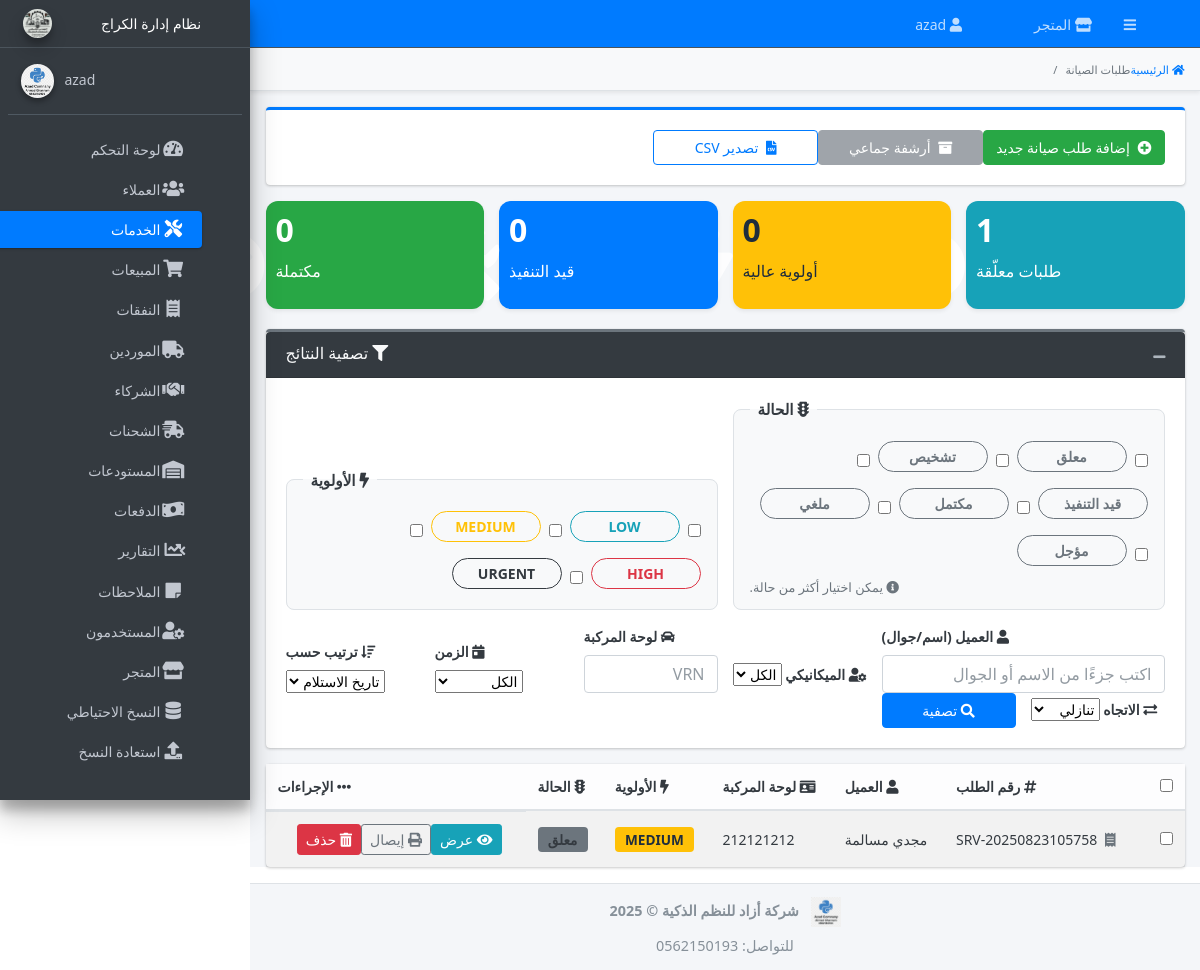
Page /service/ (signed in) on the earlier database version.
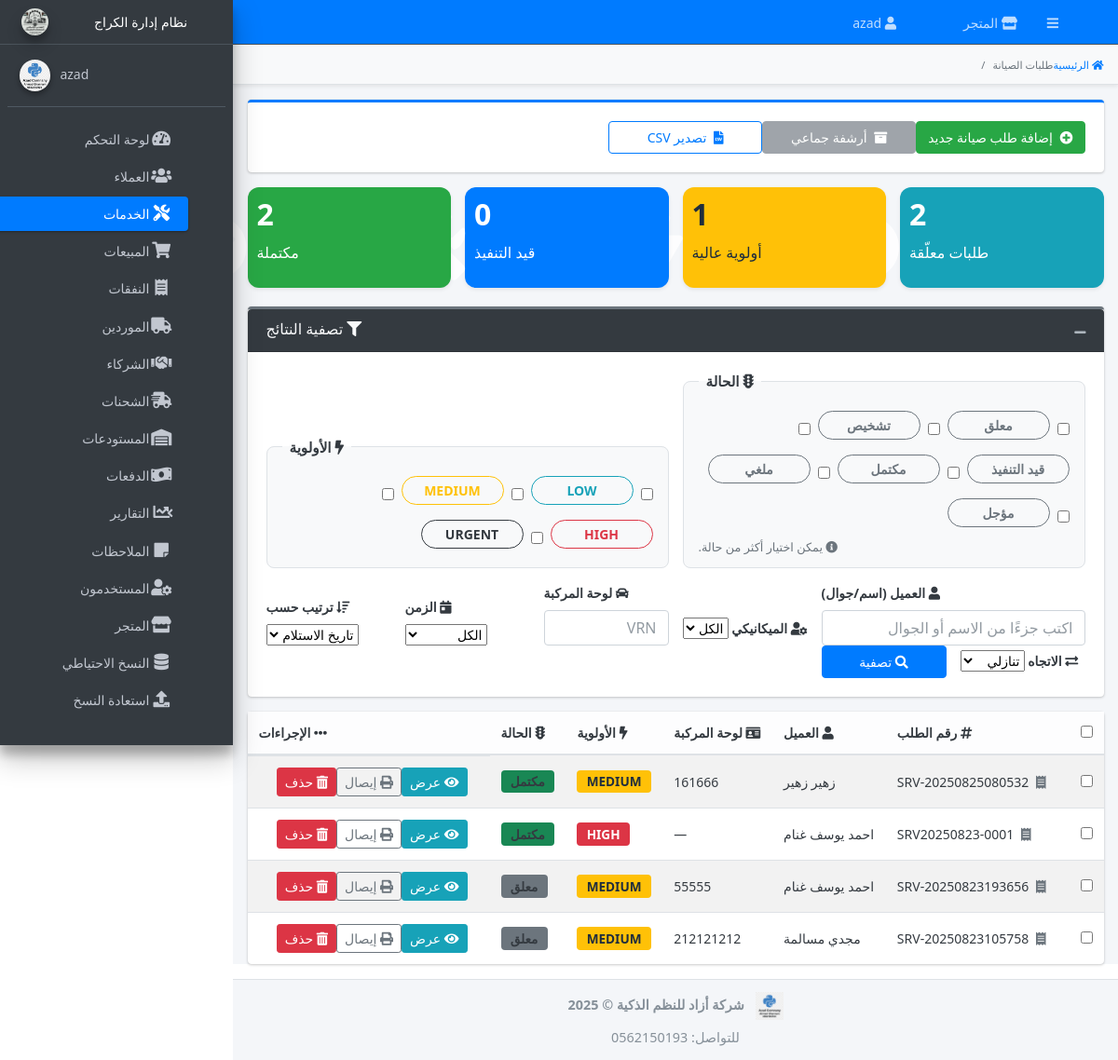
Same page on the later database version.
### models.py (models this page shows, shortened)
class TimestampMixin:
    created_at = db.Column(db.DateTime, default=datetime.utcnow, nullable=False, index=True)
    updated_at = db.Column(db.DateTime, default=datetime.utcnow, onupdate=datetime.utcnow, nullable=False, index=True)

class AuditMixin:
    @classmethod
    def __declare_last__(cls):
        from sqlalchemy import inspect, event as _evt
        @_evt.listens_for(cls, "before_update", propagate=True)
        def _capture_prev_state(mapper, connection, target):
            try:
                insp = inspect(target)
                prev = {}
                for attr in mapper.column_attrs:
                    hist = insp.attrs[attr.key].history
                    if hist.has_changes() and hist.deleted:
                        prev[attr.key] = hist.deleted[0]
                setattr(target, "_previous_state", prev)
            except Exception:
                setattr(target, "_previous_state", {})

class ServiceRequest(db.Model, TimestampMixin, AuditMixin):
    __tablename__ = "service_requests"
    id = db.Column(db.Integer, primary_key=True)
    service_number = db.Column(db.String(50), unique=True, index=True, nullable=True)
    customer_id     = db.Column(db.Integer, db.ForeignKey("customers.id"), index=True, nullable=False)
    mechanic_id     = db.Column(db.Integer, db.ForeignKey("users.id"), index=True)
    vehicle_type_id = db.Column(db.Integer, db.ForeignKey("equipment_types.id"), index=True)
    status = db.Column(
        sa_str_enum(ServiceStatus, name='service_status'),
        default=ServiceStatus.PENDING.value,
        nullable=False,
        index=True,
    )
    priority = db.Column(
        sa_str_enum(ServicePriority, name='service_priority'),
        default=ServicePriority.MEDIUM.value,
        nullable=False,
        index=True,
    )
    vehicle_vrn        = db.Column(db.String(50))
    vehicle_model      = db.Column(db.String(100))
    chassis_number     = db.Column(db.String(100))
    engineer_notes     = db.Column(db.Text)
    description        = db.Column(db.Text)
    estimated_duration = db.Column(db.Integer)
    actual_duration    = db.Column(db.Integer)
    estimated_cost     = db.Column(db.Numeric(12, 2))
    total_cost         = db.Column(db.Numeric(12, 2))
    start_time         = db.Column(db.Date)
    end_time           = db.Column(db.Date)
    problem_description = db.Column(db.Text)
    diagnosis           = db.Column(db.Text)
    resolution          = db.Column(db.Text)
    notes               = db.Column(db.Text)
    received_at       = db.Column(db.DateTime, default=datetime.utcnow, index=True)
    started_at        = db.Column(db.DateTime)
    expected_delivery = db.Column(db.DateTime)
    completed_at      = db.Column(db.DateTime)
    currency        = db.Column(db.String(10), nullable=False, default="ILS")
    tax_rate        = db.Column(db.Numeric(5, 2), default=0)
    discount_total  = db.Column(db.Numeric(12, 2), default=0)
    parts_total     = db.Column(db.Numeric(12, 2), default=0)
    labor_total     = db.Column(db.Numeric(12, 2), default=0)
    total_amount    = db.Column(db.Numeric(12, 2), default=0)
    warranty_days = db.Column(db.Integer, default=0)
    customer     = db.relationship("Customer", back_populates="service_requests")
    mechanic     = db.relationship("User", back_populates="service_requests")
    vehicle_type = db.relationship("EquipmentType", back_populates="service_requests")
    invoice      = db.relationship("Invoice", back_populates="service", uselist=False)
    payments     = db.relationship("Payment", back_populates="service", cascade="all, delete-orphan")
    parts        = db.relationship("ServicePart", back_populates="request", cascade="all, delete-orphan")
    tasks        = db.relationship("ServiceTask", back_populates="request", cascade="all, delete-orphan")
    __table_args__ = (
        db.Index("ix_service_customer_status", "customer_id", "status"),
        db.Index("ix_service_mechanic_status", "mechanic_id", "status"),
    )

class Customer(db.Model, UserMixin, TimestampMixin, AuditMixin):
    __tablename__ = "customers"
    id            = Column(Integer, primary_key=True)
    name          = Column(String(100), nullable=False)
    phone         = Column(String(20), unique=True, nullable=False)
    whatsapp      = Column(String(20), nullable=False)
    email         = Column(String(120), unique=True, nullable=False)
    address       = Column(String(200))
    password_hash = Column(String(128))
    category      = Column(String(20), default="عادي")
    notes         = Column(Text)
    is_active     = Column(Boolean, default=True)
    is_online     = Column(Boolean, default=False)
    credit_limit  = Column(Numeric(12, 2), default=0)
    discount_rate = Column(Numeric(5, 2), default=0)
    currency      = Column(String(10), default="ILS", nullable=False)
    sales            = relationship("Sale", back_populates="customer")
    preorders        = relationship("PreOrder", back_populates="customer")
    invoices         = relationship("Invoice", back_populates="customer")
    payments         = relationship("Payment", back_populates="customer")
    service_requests = relationship("ServiceRequest", back_populates="customer")
    online_carts     = relationship("OnlineCart", back_populates="customer")
    online_preorders = relationship("OnlinePreOrder", back_populates="customer")
    __table_args__ = (
        db.Index("ix_customers_active_online", "is_active", "is_online"),
        db.Index("ix_customers_name", "name"),
    )
    @property
    def password(self):
        raise AttributeError("Password access not allowed")
    @hybrid_property
    def total_invoiced(self):
        return float(
            db.session.query(func.coalesce(func.sum(Invoice.total_amount), 0))
            .filter(Invoice.customer_id == self.id)
            .scalar()
        )
    @hybrid_property
    def total_paid(self):
        return float(
            db.session.query(func.coalesce(func.sum(Payment.total_amount), 0))
            .filter(
                Payment.customer_id == self.id,
                Payment.direction == PaymentDirection.INCOMING.value,
                Payment.status == PaymentStatus.COMPLETED.value,
            )
            .scalar()
        )

### routes/service.py (the view, shortened to what this page needs)
@service_bp.route('/', methods=['GET'])
@login_required
@permission_required('manage_service')
def list_requests():
    status_filter   = request.args.getlist('status')
    priority_filter = request.args.getlist('priority')
    customer_filter = request.args.get('customer', '')
    mechanic_filter = request.args.get('mechanic', '')
    vrn_filter      = request.args.get('vrn', '')
    date_filter     = request.args.get('date', '')
    query = ServiceRequest.query.options(joinedload(ServiceRequest.customer))
    sts = _status_list(status_filter)
    if sts:
        query = query.filter(ServiceRequest.status.in_(sts))
    pris = _priority_list(priority_filter)
    if pris:
        query = query.filter(ServiceRequest.priority.in_(pris))
    if customer_filter:
        query = query.join(Customer).filter(or_(
            Customer.name.ilike(f'%{customer_filter}%'),
            Customer.phone.ilike(f'%{customer_filter}%')
        ))
    if mechanic_filter:
        query = query.join(User, ServiceRequest.mechanic_id == User.id).filter(
            User.username.ilike(f'%{mechanic_filter}%')
        )
    if vrn_filter:
        query = query.filter(ServiceRequest.vehicle_vrn.ilike(f'%{vrn_filter}%'))
    sort_by    = request.args.get('sort', 'request_date')
    sort_order = request.args.get('order', 'desc')
    field      = _col(sort_by)
    query = query.order_by(field.asc() if sort_order == 'asc' else field.desc())
    requests = query.all()
    stats = {
        'pending':      ServiceRequest.query.filter_by(status=ServiceStatus.PENDING).count(),
        'in_progress':  ServiceRequest.query.filter_by(status=ServiceStatus.IN_PROGRESS).count(),
        'completed':    ServiceRequest.query.filter_by(status=ServiceStatus.COMPLETED).count(),
        'high_priority': ServiceRequest.query.filter_by(priority=ServicePriority.HIGH).count(),
    }
    mechanics = User.query.filter_by(is_active=True).all()
    filter_values = {
        'status':   status_filter,
        'priority': priority_filter,
        'customer': customer_filter,
        'mechanic': mechanic_filter,
        'vrn':      vrn_filter,
        'date':     date_filter,
        'sort':     sort_by,
        'order':    sort_order
    }
    return render_template(
        'service/list.html',
        requests=requests,
        status_labels=STATUS_LABELS,
        priority_colors=PRIORITY_COLORS,
        stats=stats,
        mechanics=mechanics,
        filter_values=filter_values
    )

### app.py (called while the page is built, shortened)
@login_manager.user_loader
def load_user(user_id):
    from sqlalchemy.orm import joinedload, lazyload
    from sqlalchemy import select
    uid_str = str(user_id or "").strip()
    try:
        ident = int(uid_str)
    except Exception:
        return None
    stmt_user = (
        select(User)
        .options(joinedload(User.role).joinedload(Role.permissions))
        .where(User.id == ident)
    )
    user = db.session.execute(stmt_user).unique().scalar_one_or_none()
    if user:
        return user
    stmt_cust = select(Customer).options(lazyload("*")).where(Customer.id == ident)
    return db.session.execute(stmt_cust).scalar_one_or_none()

### models.py (called while the page is built, shortened)
    @property
    def is_active(self):
        return bool(self._is_active)

    @property
    def role_name_l(self) -> str:
        return (getattr(self.role, "name", "") or "").strip().lower()

    @property
    def is_super_role(self) -> bool:
        return self.role_name_l in {"developer", "owner", "super_admin"}

    def has_permission(self, name: str) -> bool:
        target = (name or "").strip().lower()
        if not target:
            return False
        if self.is_super_role:
            return True

### templates/service/list.html (shortened to what the changed rows need)
{% extends "base.html" %}
{% block head_extra %}
  <link rel="stylesheet" href="{{ url_for('static', filename='css/service.css') }}">
{% endblock %}
{% block content %}
<div class="content">
  {% if stats %}
  <div class="row">
    <div class="col-sm-6 col-md-3">
      <div class="small-box bg-info">
        <div class="inner">
          <h3>{{ stats.pending }}</h3>
          <p>طلبات معلّقة</p>
        </div>
      </div>
    </div>
    <div class="col-sm-6 col-md-3">
      <div class="small-box bg-warning">
        <div class="inner">
          <h3>{{ stats.high_priority }}</h3>
          <p>أولوية عالية</p>
        </div>
      </div>
    </div>
    <div class="col-sm-6 col-md-3">
      <div class="small-box bg-primary">
        <div class="inner">
          <h3>{{ stats.in_progress }}</h3>
          <p>قيد التنفيذ</p>
        </div>
      </div>
    </div>
    <div class="col-sm-6 col-md-3">
      <div class="small-box bg-success">
        <div class="inner">
          <h3>{{ stats.completed }}</h3>
          <p>مكتملة</p>
        </div>
      </div>
    </div>
  </div>
  {% endif %}
  <div class="card card-outline card-secondary mb-3">
    <div class="card-body">
      <form class="row g-3 align-items-end" method="get" action="{{ url_for('service.list_requests') }}">
        <div class="col-12 col-xl-6">
          <fieldset class="chip-fieldset">
            {% set selected_status = filter_values.status or [] %}
            {% set status_opts = ['PENDING','DIAGNOSIS','IN_PROGRESS','COMPLETED','CANCELLED','ON_HOLD'] %}
            <div class="chip-group">
              {% for st in status_opts %}
                <input class="btn-check" type="checkbox" name="status" id="st_{{st}}" value="{{st}}" {% if st in selected_status %}checked{% endif %}>
                <label class="btn btn-sm btn-outline-secondary {% if st in selected_status %}active{% endif %}" for="st_{{st}}">
                  {{ status_labels.get(st, st) }}
                </label>
              {% endfor %}
            </div>
          </fieldset>
        </div>
        <div class="col-12 col-xl-6">
          <fieldset class="chip-fieldset">
            {% set selected_pri = filter_values.priority or [] %}
            {% set pri_opts = ['LOW','MEDIUM','HIGH','URGENT'] %}
            {% set pri_color = {'LOW':'info','MEDIUM':'warning','HIGH':'danger','URGENT':'dark'} %}
            <div class="chip-group">
              {% for pr in pri_opts %}
                <input class="btn-check" type="checkbox" name="priority" id="pr_{{pr}}" value="{{pr}}" {% if pr in selected_pri %}checked{% endif %}>
                <label class="btn btn-sm btn-outline-{{ pri_color.get(pr,'secondary') }} {% if pr in selected_pri %}active{% endif %}" for="pr_{{pr}}">
                  {{ pr }}
                </label>
              {% endfor %}
            </div>
          </fieldset>
        </div>
      </form>
    </div>
  </div>
  <div class="card">
    <div class="card-body table-responsive p-0">
      <table id="servicesTable" class="table table-hover table-striped mb-0">
        <thead class="table-light">
          <tr>
            {% if current_user.has_permission('manage_service') %}
              <th style="width:42px"><input type="checkbox" id="selectAll"></th>
            {% endif %}
            <th><i class="fas fa-hashtag"></i> رقم الطلب</th>
            <th><i class="fas fa-user"></i> العميل</th>
            <th><i class="fas fa-id-card"></i> لوحة المركبة</th>
            <th><i class="fas fa-bolt"></i> الأولوية</th>
            <th><i class="fas fa-traffic-light"></i> الحالة</th>
            <th style="width:260px"><i class="fas fa-ellipsis-h"></i> الإجراءات</th>
          </tr>
        </thead>
        <tbody>
          {% for s in requests %}
          <tr>
            {% if current_user.has_permission('manage_service') %}
              <td><input type="checkbox" class="row-select" value="{{ s.id }}"></td>
            {% endif %}
            <td class="text-nowrap"><i class="fas fa-receipt text-muted"></i> {{ s.service_number }}</td>
            <td>{{ s.customer.name if s.customer else (s.name or '—') }}</td>
            <td class="text-nowrap">{{ s.vehicle_vrn or '—' }}</td>
            <td>
              {% set p = (s.priority.value if s.priority is not string else s.priority)|upper %}
              <span class="badge badge-status bg-{{ PRIORITY_COLORS.get(p, 'secondary') }}">{{ p }}</span>
            </td>
            <td>
              {% set st = (s.status.value if s.status is not string else s.status)|upper %}
              <span class="badge badge-status
                {% if st == 'PENDING' %}badge-pending
                {% elif st == 'DIAGNOSIS' %}badge-diagnosis
                {% elif st == 'IN_PROGRESS' %}badge-inprogress
                {% elif st == 'COMPLETED' %}badge-completed
                {% elif st == 'CANCELLED' %}badge-cancelled
                {% elif st == 'ON_HOLD' %}badge-onhold
                {% else %}bg-secondary{% endif %}">
                {{ status_labels.get(st, st) }}
              </span>
            </td>
            <td class="d-flex flex-wrap gap-1">
              <a href="{{ url_for('service.view_request', rid=s.id) }}" class="btn btn-info btn-sm">
                <i class="fas fa-eye"></i> عرض
              </a>
              <a href="{{ url_for('service.view_receipt', rid=s.id) }}" class="btn btn-outline-secondary btn-sm">
                <i class="fas fa-print"></i> إيصال
              </a>
              {% if current_user.has_permission('manage_service') %}
              <form method="post" action="{{ url_for('service.delete_request', rid=s.id) }}" class="d-inline-block ms-1">
                <button type="submit" class="btn btn-danger btn-sm btn-delete">
                  <i class="fas fa-trash-alt"></i> حذف
                </button>
              </form>
              {% endif %}
            </td>
          </tr>
          {% endfor %}
        </tbody>
      </table>
    </div>
  </div>
</div>
{% endblock %}

Differences in the rows shown:
added ServiceRequest: service_number "SRV-20250825080532", customer "زهير زهير", vehicle_vrn "161666", priority "MEDIUM", get "مكتمل"
added ServiceRequest: service_number "SRV20250823-0001", customer "احمد يوسف غنام", vehicle_vrn "—", priority "HIGH", get "مكتمل"
added ServiceRequest: service_number "SRV-20250823193656", customer "احمد يوسف غنام", vehicle_vrn "55555", priority "MEDIUM", get "معلق"
Other differences:
{{ stats.pending }}: "1" → "2"
{{ stats.high_priority }}: "0" → "1"
{{ stats.completed }}: "0" → "2"
